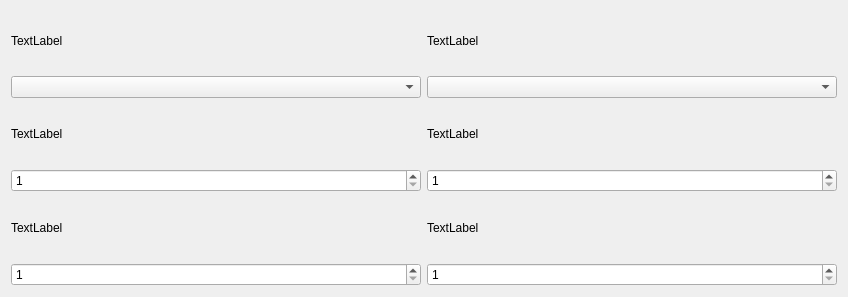
<?xml version="1.0" encoding="UTF-8"?>
<ui version="4.0">
 <class>freq_widget</class>
 <widget class="QWidget" name="freq_widget">
  <property name="geometry">
   <rect>
    <x>0</x>
    <y>0</y>
    <width>848</width>
    <height>297</height>
   </rect>
  </property>
  <property name="windowTitle">
   <string>Form</string>
  </property>
  <layout class="QGridLayout" name="gridLayout">
   <item row="0" column="0">
    <layout class="QHBoxLayout" name="main_layout">
     <item>
      <layout class="QVBoxLayout" name="left_pane">
       <item>
        <widget class="QLabel" name="oper_order_label">
         <property name="text">
          <string>TextLabel</string>
         </property>
        </widget>
       </item>
       <item>
        <widget class="QComboBox" name="oper_order_cb"/>
       </item>
       <item>
        <widget class="QLabel" name="freq_start_label">
         <property name="text">
          <string>TextLabel</string>
         </property>
        </widget>
       </item>
       <item>
        <widget class="QSpinBox" name="freq_start_input">
         <property name="minimum">
          <number>1</number>
         </property>
         <property name="maximum">
          <number>10000000</number>
         </property>
        </widget>
       </item>
       <item>
        <widget class="QLabel" name="freq_end_label">
         <property name="text">
          <string>TextLabel</string>
         </property>
        </widget>
       </item>
       <item>
        <widget class="QSpinBox" name="freq_end_input">
         <property name="minimum">
          <number>1</number>
         </property>
         <property name="maximum">
          <number>10000000</number>
         </property>
        </widget>
       </item>
      </layout>
     </item>
     <item>
      <layout class="QVBoxLayout" name="right_pane">
       <item>
        <widget class="QLabel" name="scale_label">
         <property name="text">
          <string>TextLabel</string>
         </property>
        </widget>
       </item>
       <item>
        <widget class="QComboBox" name="scale_cb"/>
       </item>
       <item>
        <widget class="QLabel" name="freq_amount_label">
         <property name="text">
          <string>TextLabel</string>
         </property>
        </widget>
       </item>
       <item>
        <widget class="QSpinBox" name="freq_amount_input">
         <property name="minimum">
          <number>1</number>
         </property>
         <property name="maximum">
          <number>1000</number>
         </property>
        </widget>
       </item>
       <item>
        <widget class="QLabel" name="repeat_n_label">
         <property name="text">
          <string>TextLabel</string>
         </property>
        </widget>
       </item>
       <item>
        <widget class="QSpinBox" name="repeat_n_input">
         <property name="minimum">
          <number>1</number>
         </property>
         <property name="maximum">
          <number>1000</number>
         </property>
        </widget>
       </item>
      </layout>
     </item>
    </layout>
   </item>
  </layout>
 </widget>
 <resources/>
 <connections/>
</ui>
